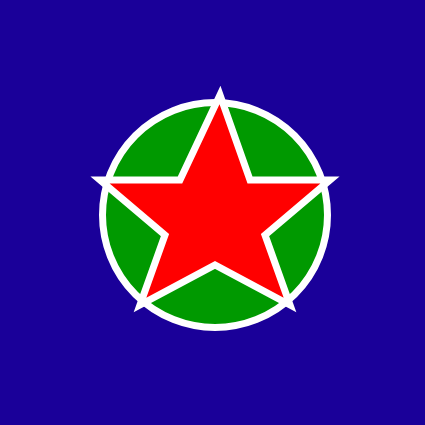
Frame 1 (no input)
Frame 60 (no input): identical to frame 1, image omitted
Frame 120 (the mouse pressed at the canvas centre since frame 60): identical to frame 1, image omitted

The p5.js sketch that drew this single still picture (run headless with seeded random() and noise() and a simulated clock; from frame 60 on, the mouse is pressed at the canvas centre):

// p5.js sketch
// ── sketch.js
function setup() {
  createCanvas(425, 425);
}

function draw() {
  background(26,0,153);
  fill(0,153,0);
  stroke(255);
  strokeWeight(7);
  ellipse(215,215,225,225);
  
  fill(255,0,0)
  beginShape();
  vertex(330,180)
  vertex(250,180)
  vertex(220,95)
  vertex(180,180)
  vertex(100,180)
  vertex(165,235)
  vertex(140,305)
  vertex(215,265)
  vertex(290,305)
  vertex(265,235)
  endShape(CLOSE);
}
